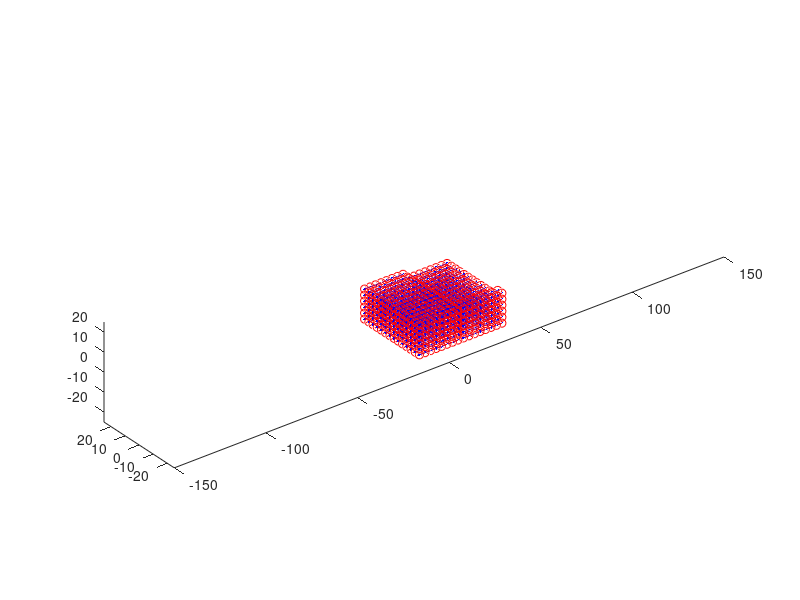
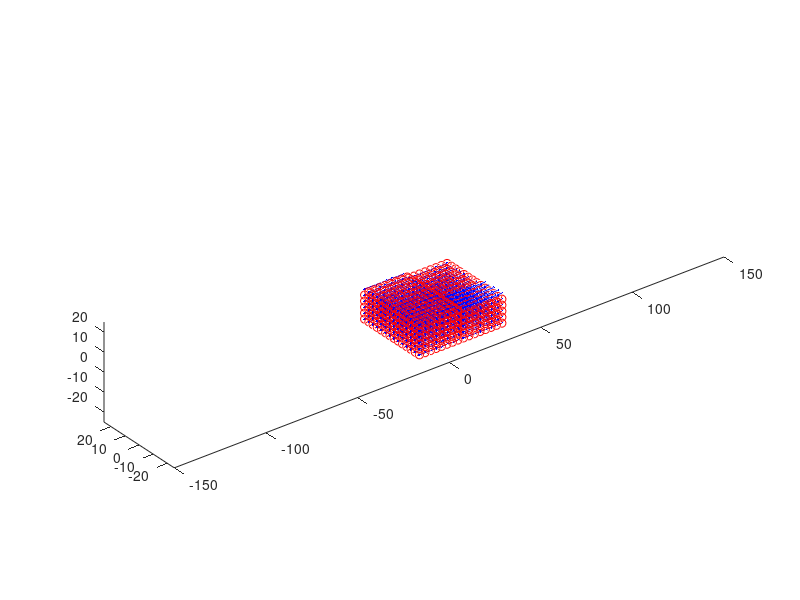
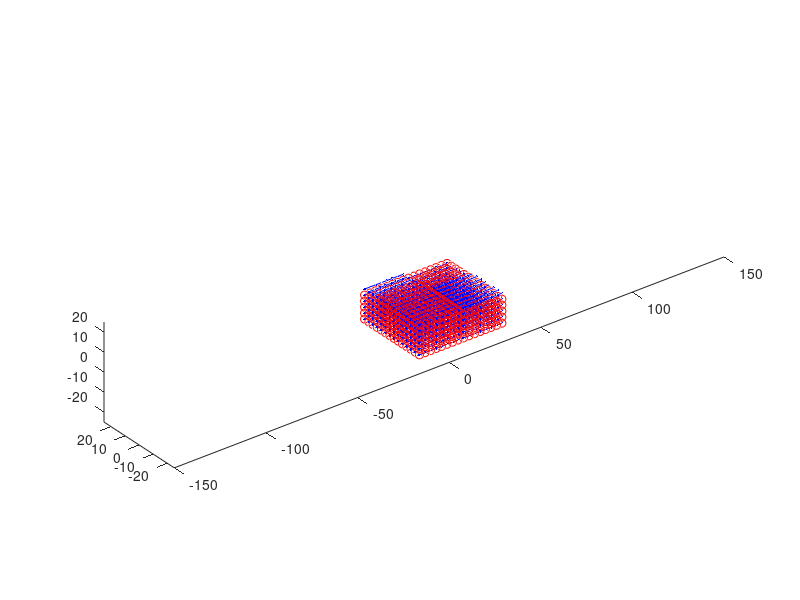
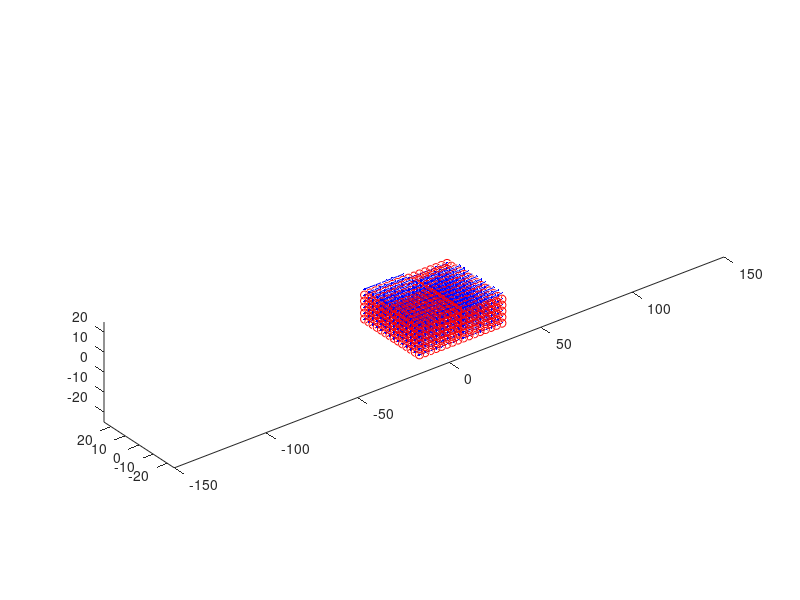

MATLAB code to generate these figures, in order:
clear
clc

Folder='InitialState_MediumSystem_Stoichiometry/';
mkdir(Folder)

fig=0;
Rescale=3;
BoxSize(1)=300;
BoxSize(2)=50;
BoxSize(3)=50;

L1=8; 
L2=8;
Ratio=1:0.04:1.32;%[1,8/7,8/6];

NR=length(Ratio);
    
for nr=1:NR
        
    ratio=Ratio(nr);
    
    NP=2500;
    NP1=round(NP*ratio/(ratio+1)/L1);
    NP2=round(NP/(ratio+1)/L2);

    NB=14;
    x=[-L1/2 L1/2];
    y=(1:NB)-mean(1:NB);
    z=(1:NB)-mean(1:NB);

    [X,Y,Z]=meshgrid(x,y,z);
    X=reshape(X,[],1);
    Y=reshape(Y,[],1);
    Z=reshape(Z,[],1);

    nx=length(x);
    ny=length(y);
    nz=length(z);

    Polymer1=zeros(3,L1,nx*ny*nz);

    for np=1:nx*ny*nz
        Polymer1(1,:,np)=(0:L1-1)+X(np,1);
        Polymer1(2,:,np)=0+Y(np,1);
        Polymer1(3,:,np)=0+Z(np,1);
    end

    Polymer2=Polymer1(:,1:L2,:);
    Polymer1=Polymer1(:,:,1:NP1);
    Polymer2=Polymer2(:,:,1:NP2);
    Polymer1=Polymer1*Rescale;
    Polymer2=Polymer2*Rescale;

    fig=fig+1;
    figure(fig)
    for np=1:NP1
        plot3(Polymer1(1,:,np),Polymer1(2,:,np),Polymer1(3,:,np),'b.-'); hold on
    end
    for np=1:NP2
        plot3(Polymer2(1,:,np),Polymer2(2,:,np),Polymer2(3,:,np),'ro-'); hold on
    end
    axis equal
    axis([-BoxSize(1)/2 BoxSize(1)/2 -BoxSize(2)/2 BoxSize(2)/2 -BoxSize(3)/2 BoxSize(3)/2])
    
    NM=L1*NP1+L2*NP2;
    Monomer=zeros(3,NM);
    NB=(L1-1)*NP1+(L2-1)*NP2;
    Bond=zeros(2,NB);
    Atype=zeros(1,NM);

    nm=0;
    nb=0;
    for np=1:NP1
        for l=1:L1
            nm=nm+1;
            Monomer(1,nm)=Polymer1(1,l,np);
            Monomer(2,nm)=Polymer1(2,l,np);
            Monomer(3,nm)=Polymer1(3,l,np);
            Atype(1,nm)=1;
            if l~=L1
                nb=nb+1;
                Bond(1,nb)=nm;
                Bond(2,nb)=nm+1;
            end
        end
    end
    for np=1:NP2
        for l=1:L2
            nm=nm+1;
            Monomer(1,nm)=Polymer2(1,l,np);
            Monomer(2,nm)=Polymer2(2,l,np);
            Monomer(3,nm)=Polymer2(3,l,np);
            Atype(1,nm)=2;
            if l~=L2
                nb=nb+1;
                Bond(1,nb)=nm;
                Bond(2,nb)=nm+1;
            end
        end
    end

    save([Folder 'L1_' num2str(L1) '_L2_' num2str(L2) ...
                '_N1_' num2str(NP1) '_N2_' num2str(NP2) '.mat'],'Monomer','Bond','Atype','BoxSize');
end

